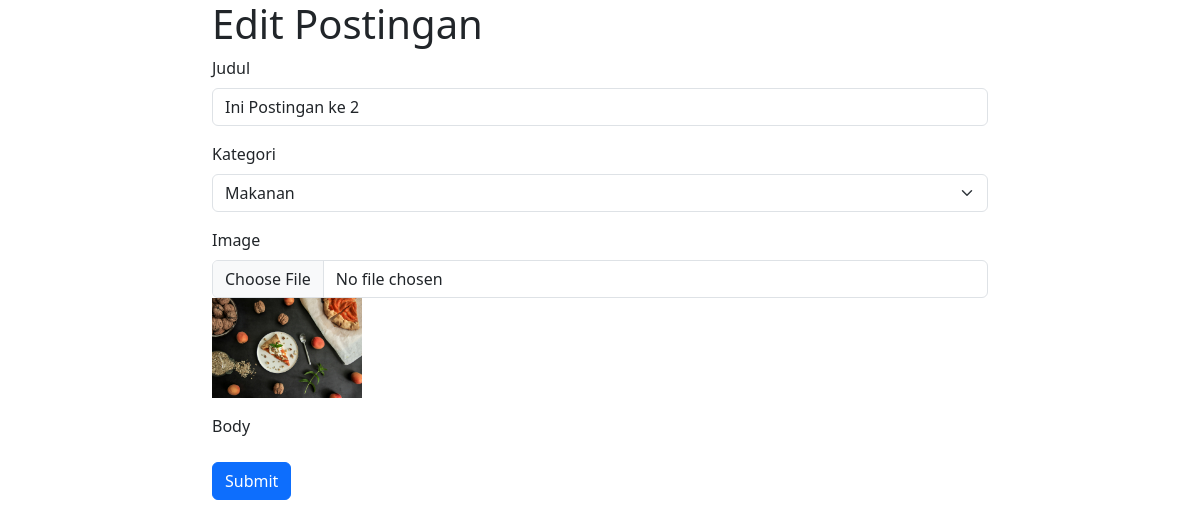
Screenshot of /post-edit.php?id_post=24 (signed in) with the database file from the repository.
### tables this page shows
CREATE TABLE `posts` (
  `id_post` int NOT NULL,
  `id_category` int DEFAULT NULL,
  `id_user` int DEFAULT NULL,
  `title` varchar(255) NOT NULL,
  `image` varchar(255) DEFAULT NULL,
  `excerpt` text,
  `body` text,
  `created_at` timestamp NULL DEFAULT CURRENT_TIMESTAMP,
  `updated_at` timestamp NULL DEFAULT CURRENT_TIMESTAMP ON UPDATE CURRENT_TIMESTAMP
);

### post-edit.php (the view, shortened to what this page needs)
<?php
$conn = open_connection();
$id_post = isset($_GET['id_post']) ? $_GET['id_post'] : null;
$sql = "SELECT * FROM posts WHERE id_post = '$id_post'";
$result = $conn->query($sql);
if ($result->num_rows > 0) {
    $post = $result->fetch_assoc();
} else {
    echo "Post tidak ditemukan";
    exit;
}
?>
<!doctype html>
<html lang="en">
<head>
    <link href="https://cdn.jsdelivr.net/npm/bootstrap@5.3.3/dist/css/bootstrap.min.css" rel="stylesheet">
    <link rel="stylesheet" type="text/css" href="https://unpkg.com/trix@2.0.8/dist/trix.css">
</head>
<body>
    <div class="container col-8">
        <h1>Edit Postingan</h1>
        <form action="posts-controller.php" method="POST" enctype="multipart/form-data">
            <div class="mb-3">
                <label for="title" class="form-label">Judul</label>
                <input type="text" class="form-control" id="title" name="title" value="<?= $post['title']; ?>">
            </div>
            <div class="mb-3">
                <label for="category" class="form-label">Kategori</label>
                <select class="form-select" id="category" name="category">
                    <?php
                    $sql = "SELECT * FROM categories";
                    $result = $conn->query($sql);
                    if ($result->num_rows > 0) {
                        while ($row = $result->fetch_assoc()) {
                            $selected = $row['id_category'] == $post['id_category'] ? 'selected' : '';
                            echo "<option value='" . $row['id_category'] . "' $selected>" . $row['name_category'] . "</option>";
                        }
                    }
                    ?>
                </select>
            </div>
            <div class="mb-3">
                <label for="formFile" class="form-label">Image</label>
                <input class="form-control" type="file" id="formFile" name="image">
                <img src="assets/img/<?= $post['image']; ?>" alt="Current Image" width="150">
            </div>
            <div class="mb-3">
                <label for="body" class="form-label">Body</label>
            </div>
            <button type="submit" class="btn btn-primary" name="submit">Submit</button>
        </form>
    </div>
</body>
</html>

### rows the page displays
posts: title "Ini Postingan ke 2", image (picture)

### other values shown
form field category "Makanan"
